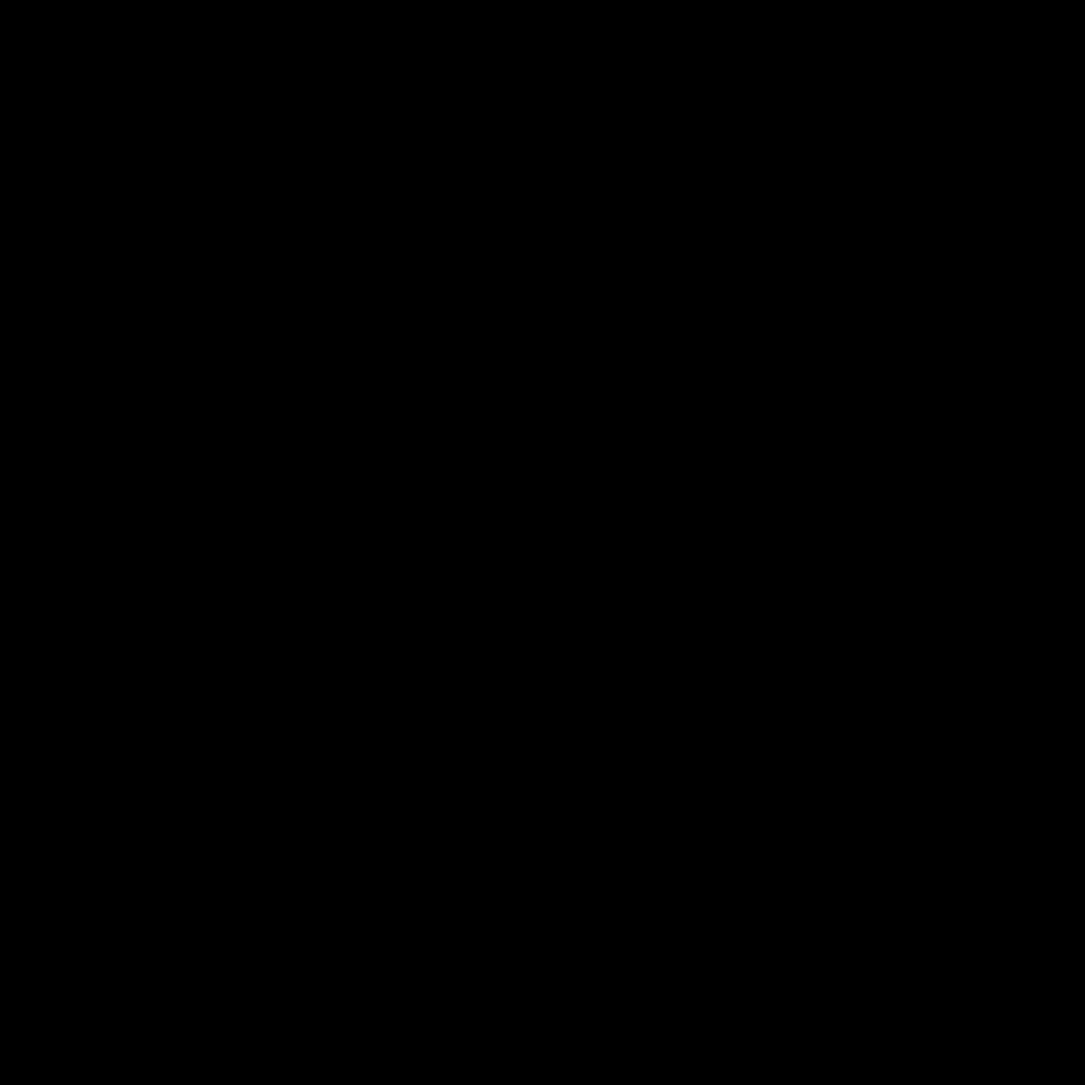
Frame 1 (no input)
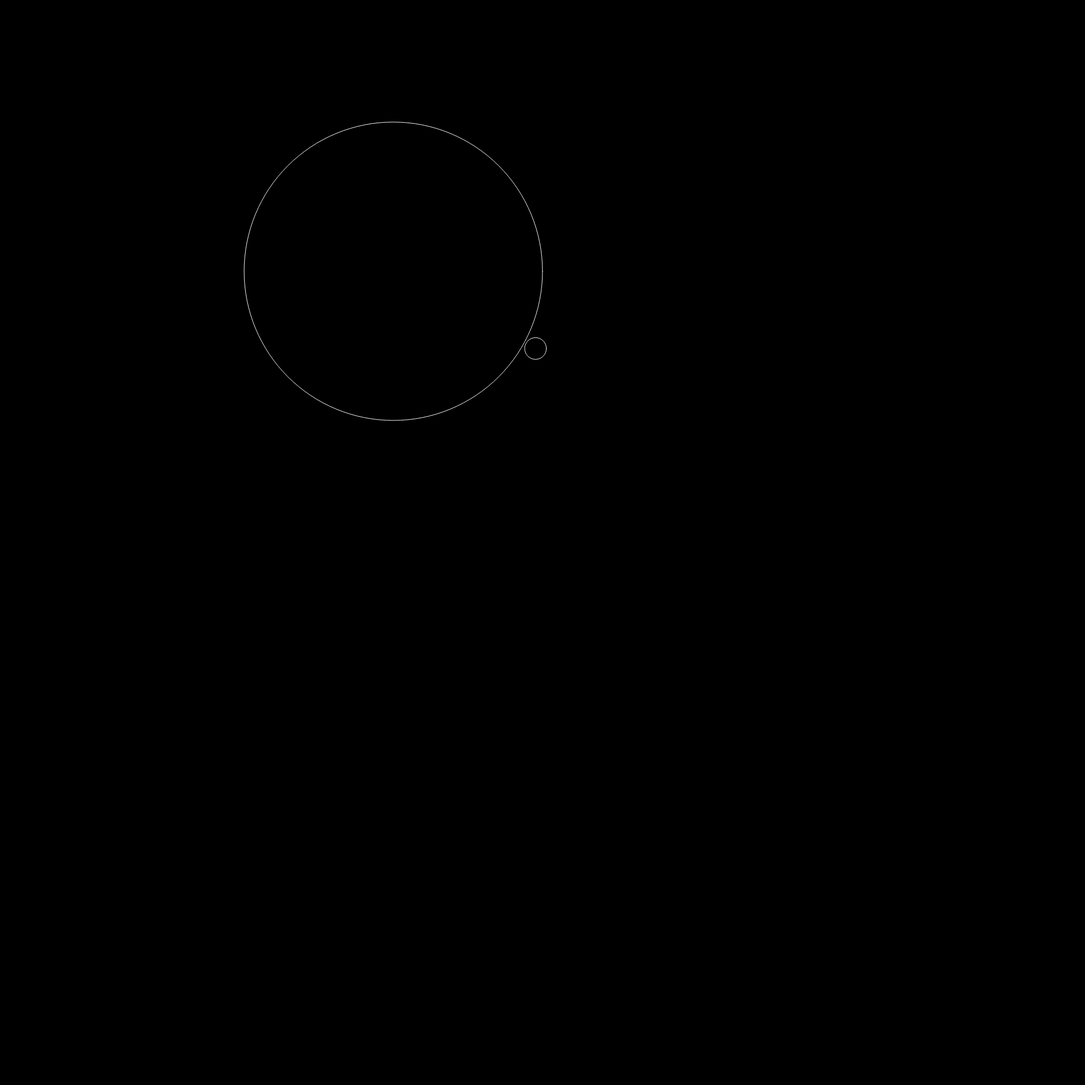
Frame 60 (no input)
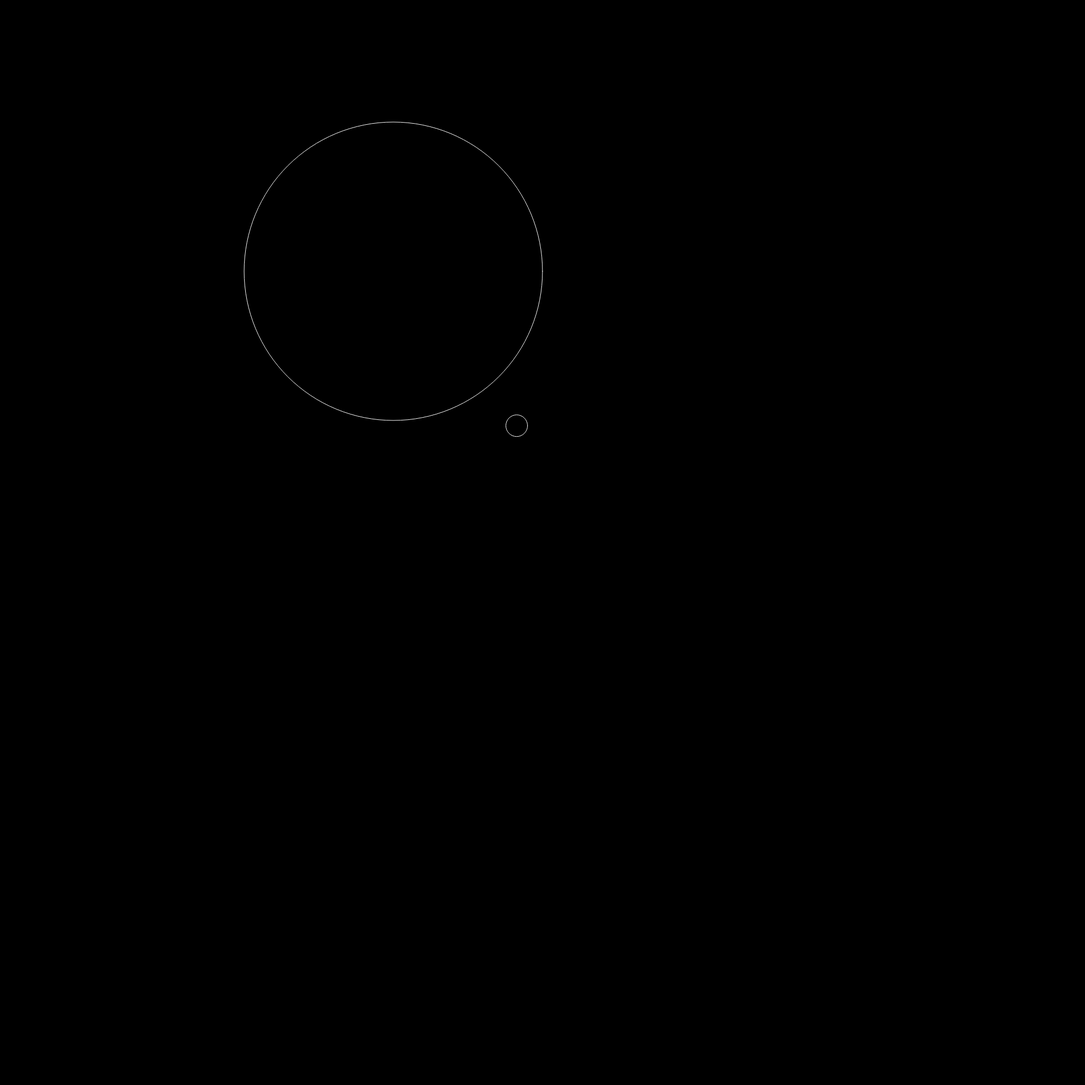
Frame 120 (the mouse pressed at the canvas centre since frame 60)

The p5.js sketch that drew these frames (run headless with seeded random() and noise() and a simulated clock; from frame 60 on, the mouse is pressed at the canvas centre):

// p5.js sketch
// ── sketch.js
function setup() {
  createCanvas(2000, 2000);
 // mode(DEGREES);
  let cycleStartDay = 0
  frameRate(40);
}
let currentCycle = 0
let speedVal = 75
let intervalTracker = 0
let cycle
const cycleLengths = [38, 47, 34, 29, 31, 29]
let newRate
// total days of data: 867 days
// total cycles; 30
console.log(cycleLengths.length)
//31, 30, 26, 34, 33, 36, 
function draw() {
  background(0);
  
  if (frameCount<=20){
    rateOfChange = 2
  }else{ 
  noFill()
  circle(725, 500, 550)
  stroke('white');
  
//   for (let i = 0; i < 360; i++) {
//      degreeNumber = frameCount
//     x = 100*(1-sq(cos(degreeNumber)))
//     y = 100*(1-sq(sin(degreeNumber)))
//     point(x, y)
// }
    
   // let speedVal = 75
  for (var i = 0; i < cycleLengths.length; i++) {
    
    
      
      degreeValue = frameCount/(100)
      //if (frameCount < (46.55172*90)){
      //  x = 700 + 200*(cos(degreeValue))
       // y = 450 + 200*(sin(degreeValue))
        
      x = ((sin((10*degreeValue)/10)+4)/4)*(700 + 200*(cos(degreeValue)))
      y = ((sin((10*degreeValue)/10)+4)/4)*(450 + 200*(sin(degreeValue)))
      
    
    nextX = ((sin((10*((frameCount+1)/(150)))/10)+4)/4)*(700 + 200*(cos(((frameCount+1)/(150)))))
    nextY = ((sin((10*((frameCount+1)/(150)))/10)+4)/4)*(450 + 200*(sin(((frameCount+1)/(150)))))
    rateOfChange = (nextY-y)/(nextX-x)
    
    if(rateOfChange < 0.032 && rateOfChange >0.01){
      
      intervalTracker += 1
      //console.log(intervalTracker)
    if(intervalTracker%58==0){
      //currentCycle += 1
     // console.log("switch")
      currentCycle+=1
      speedVal =(cycleLengths[currentCycle])*2.5
      //console.log(cycleLengths[currentCycle])
      //console.log(speedVal)
      
      newRate = 40+((30-cycleLengths[currentCycle])*10)
      
      cycle = cycleLengths[currentCycle]
      frameRate(60-cycle+10)
      console.log(frameRate())
      console.log(cycleLengths[currentCycle])
    }

    if (currentCycle>=7){
      rect(2000, 2000)
    }
    
    
    
    }
    
  }
    
    //console.log(rateOfChange)
       //fill('white')
        circle(x,y, 40)
        
      
  

    // }
}
}
